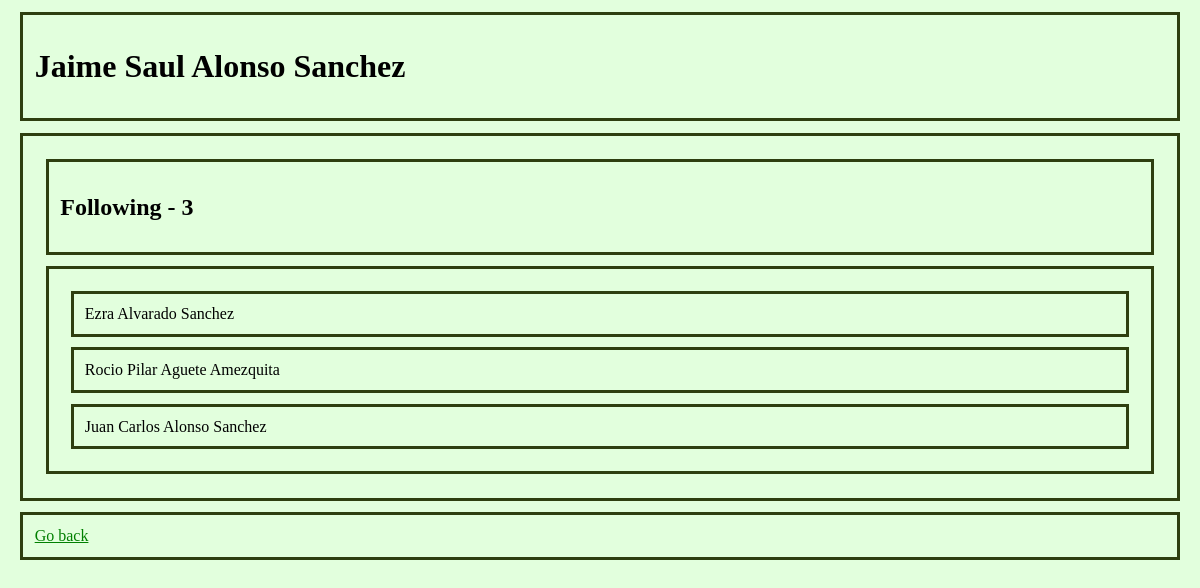
Screenshot of /events/user/1/following with the database file from the repository.
### events/models.py (models this page shows, shortened)
class Users(models.Model):
    first_name = models.CharField(max_length=30)
    last_name = models.CharField(max_length=30)
    email = models.CharField(max_length=30)

class Followers(models.Model):
    class Meta:
        unique_together = (('user_a', 'user_b'),)
    user_a = models.ForeignKey(Users, models.CASCADE, related_name='is_followed')
    user_b = models.ForeignKey(Users, models.CASCADE, related_name='follows')

### events/views.py (the view)
# urls.py: path('user/<int:pk>/following', views.UserViewFollowing.as_view(), name='user_following'),
class UserViewFollowing(generic.DetailView):
    model = Users
    template_name = 'events/user/following.html'

### events/templates/events/user/following.html
{% load static %}
<link rel="stylesheet" type="text/css" href="{% static 'events/style.css' %}">
<div>
    <h1>
        {{ users.first_name }} {{ users.last_name }}
    </h1>
</div>
<div>
    <div>
        <h2>
            Following - {{ users.follows.count }}
        </h2>
    </div>
    <div>
        {% for following in users.follows.all %}
        <div>
            {{ following.user_a.first_name }} {{ following.user_a.last_name }}
        </div>
        {% endfor %}
    </div>
</div>
<div>
    <a href="{% url 'events:user' users.id %}">Go back</a>
</div>

### events/static/events/style.css (style rules this page uses)
* { box-sizing: border-box; }
a { color: green; }
div { margin: 1%; padding: 1%; border-width: 20%; border-style: solid; border-color: rgb(46, 63, 16); }

### rows the page displays
Users: first_name "Jaime Saul", last_name "Alonso Sanchez", follows.count "3"
Followers: user_a.first_name "Ezra", user_a.last_name "Alvarado Sanchez"
Followers: user_a.first_name "Rocio Pilar", user_a.last_name "Aguete Amezquita"
Followers: user_a.first_name "Juan Carlos", user_a.last_name "Alonso Sanchez"
